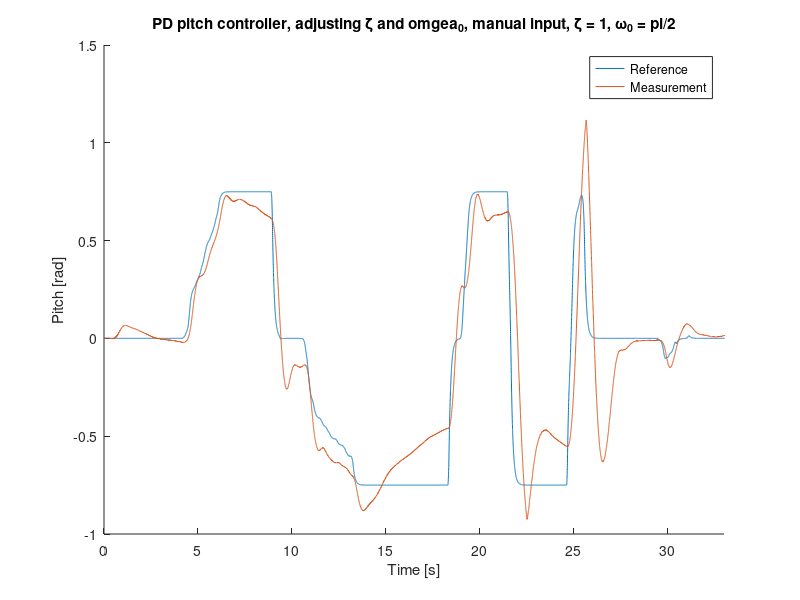

Here is the MATLAB script that generated this plot: (Note: this script raises an error after producing the figure.)
%% Just press f5 to run everything, and read the section that has something you need

% Press (ctrl+enter) to run the section your cursor is currently in ( Marked in yellow)
clear all
close all

%% Init
input = load('p1t3_w0=pi-over-2-zeta=1_p-c-and-p.mat');
plot_title = 'PD pitch controller, adjusting \zeta and \omgea_0, manual input, \zeta = 1, \omega_0 = pi/2';
file_name = 'p1t3_w0=pi-over-2-zeta=1_p-c-and-p';
xaxis = 'Time [s]';
yaxis = 'Pitch [rad]';

time = input.ans(1,:);
reference = input.ans(2,:);
values = input.ans(3,:);

time1 = 0;
time2 = time(end);


% figure; % Calling figure => Plot/write in a new window
hold on
title(plot_title);

plot(time, reference);
plot(time, values);
xlim([time1 time2]);


% Set desctiptions on the axis
xlabel(xaxis);
ylabel(yaxis);

%% Plot only part of plot
time1 = 0;
time2 = 33;
xlim([time1 time2]);


%% Legend
% Legend must come after you call plot()
% GIves a name to the plotted lines
%   
lgd = legend('Reference', 'Measurement'); 
lgd.Location = 'southeast';
hold off

%% Save plot
% TO save the current plot use:
    % print( filename, '-d'+ filename )
    % Use epsc instad of eps to get colours
print(file_name, '-djpeg');
print(file_name, '-depsc');


%% Plotting values against each other

figure
hold on 
title('Ploting values against each other');
%Methon 1:
    %Give the inputs in pairs
    % X1 and X2 can have different lengths as long as the length is the
    % same for between X1 and Y1 (and so on)
plot(X1, Y1, X2, Y2);
legend(['It is fine to have more plots that legends']);
% Or more legends than plots (But it causes a warning)
hold off




% %Method 2:
%     % Give the X-values first and then a list of all Y-values 
%     %(Separate with ; )
        % plot( X1, [Y1; sin(X1) ] ); 





%% SUBPLOTS

figure;
hold on
title('Subplots');


% Subplot(n, m, i)
    %   Divides the window into a grid of n * m plots
    %   i is the position of the plot (left to right, top to bottom)  

    
subplot(2, 1, 1);
plot(X1, Y1);

% They work just like normal between hold on and hold off
subplot(2,1, 2); 
hold on
plot(X2, Y2, X2, -Y2);
legend('Subplot 2');
xlabel('X'); 
ylabel('Y'); 

legend(['Multiple subplots', 'Title is not working']);
hold off
hold off



%% Colours and styles
figure
hold on 
title('Colours and styles');
plot(X1, Y1, 'r', X2, Y2, 'b--', X1, Y1.*(-1) , 'pk');
% Add a string after X and Y to change colour and style
% The first letter is colour
    % The colours are:
        % blue      b
        % black     k	
        % red       r	
        % green     g	
        % yellow	y	
        % cyan      c	
        % magenta	m	
        % white     w
    
% The next letters are for style:
    % Line-types
        % '-'       Whole line(Default)
        % '--'      Dasked line
        % ':'       Dotted line
        % '-.'      Dasshed and dotted line
    % Marking data-points (Just some of them)
        % 'o'   circle
        % 'x'   cross
        % '*'   asterisk
        % 'p'   star (pentagram)

 
    
 

legend(['Add a string after X1 and Y1 to give colour or style', 'string = b--','Read comments for more']);


hold off;


%% Automatically Save Plot
figure;

    

hold on 
title('Automatically Save Plot');

plot(X1, Y1); 
legend('A curve...');
xlabel('X');
ylabel('Y');
hold off 

% TO save the current plot use:
    % print( filename, '-d'+ filename )
    % Use epsc instad of eps to get colours
print('Plot_filename', '-depsc');
print('Plot_filename', '-djpeg')

% string(10) makes the number 10 into '10' (Might be usefull for making filenames)
disp('Saved Plot as .jpeg and .eps '); 


%% Change Window-size
% The parameters can be given when:
    % making the figure(), or with the
    % set()-function

f = figure('color' , 'cyan'); 

% The variable gcf returns the current figure
set(gcf, 'color', 'green'); 



% Units sets how position is calculated
    % 'pixels'      :   (Default) 
    % 'normalized'  :   Positions on the window is represented with a
                        % number from 0 to 1            
    %'centimeters'  :   
    %'characters'   :   Character-width= width of character 'x' in the
                        % default size

                        
Units = 'normalized';  % Normalized is probably easiest to use  
set(gcf, 'Units', Units); 
    
% Position 0, 0 is in the bottom left corner
% Position = [    Position of left border ,
%                 Position of bottom border, 
%                 width, 
%                 height   ]; 
Position = [0,0, 1, 1]; %  ==>  Full screen if 'units' = 'normalized'
set(gcf, 'Position', Position);



hold on 
title('Change Window-size');  

plot(X1, Y1); 
legend('bg- colour set to green'); 

hold off



%% Misc. 
% Just so the windows are propperly placed, without cluttering the code

%Get handle of all open windows
figHandles = get(groot, 'Children');


winSize = 0.5
for i = size(figHandles, 1):-1:2
    x0 = 0.5-winSize/2;
    y0 = 0.5-winSize/2;
    Position = [x0,y0 winSize, winSize]
    
    set(figHandles(i), 'units', 'normalized');
    set(figHandles(i), 'Position', Position);
end;
   
uistack(figHandles(1), 'bottom'); % Put fullscreen-window behind all others 